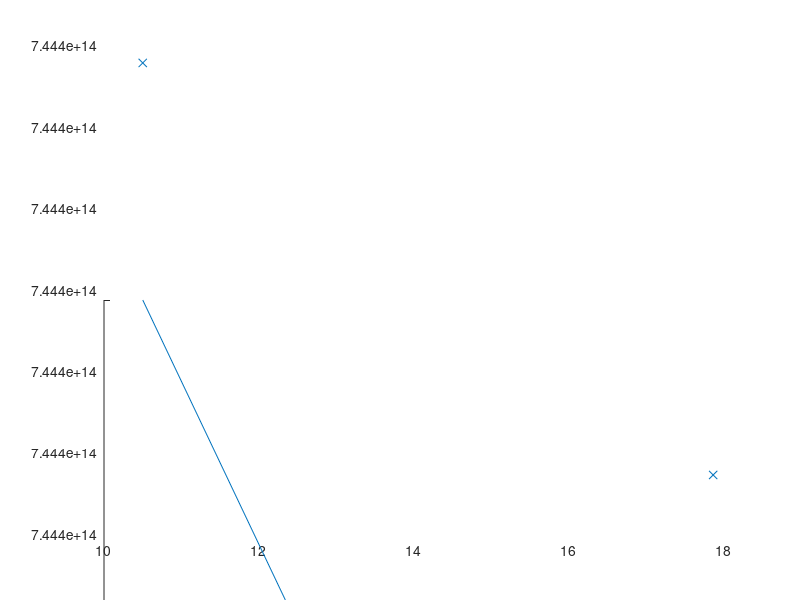

This chart was generated by the following MATLAB code: (Note: this script raises an error after producing the figure.)
%Analysis of 5^3D states
g_state = '2_3P_2_2';
% ITC 1         ITC 2
% data ={744396158380000,744396180286000,'5_3D_3_1'
%            744396191764000,744396205362000,'5_3D_2_1'
%            744396220906000,744396225174000,'5_3D_2_2'
%            744396235218000,744396225174000,'5_3D_3_3'
data ={744396448622000,744396473900000,'5_3D_1_1'};
B= [17.86,10.5];%the three stages
figure(404);
clf
B_plot = B.*ones(size(data,1),2);
for ii =1:size(data,1)
    hold on
    plot(B_plot(ii,:),cell2mat(data(ii,1:2)),'x-')

    
e_state = data{ii,3};
f_measure = cell2mat(data(ii,1:2));
lines = zeeman_state2state(B,g_state,e_state,const);
f_adj = f_measure-lines.df;
f_0 = nanmean(f_adj);
f_mdl = fitlm(B,f_measure);
end
xlabel('Magnetic field strength (G)')
ylabel('Frequency (Hz)')